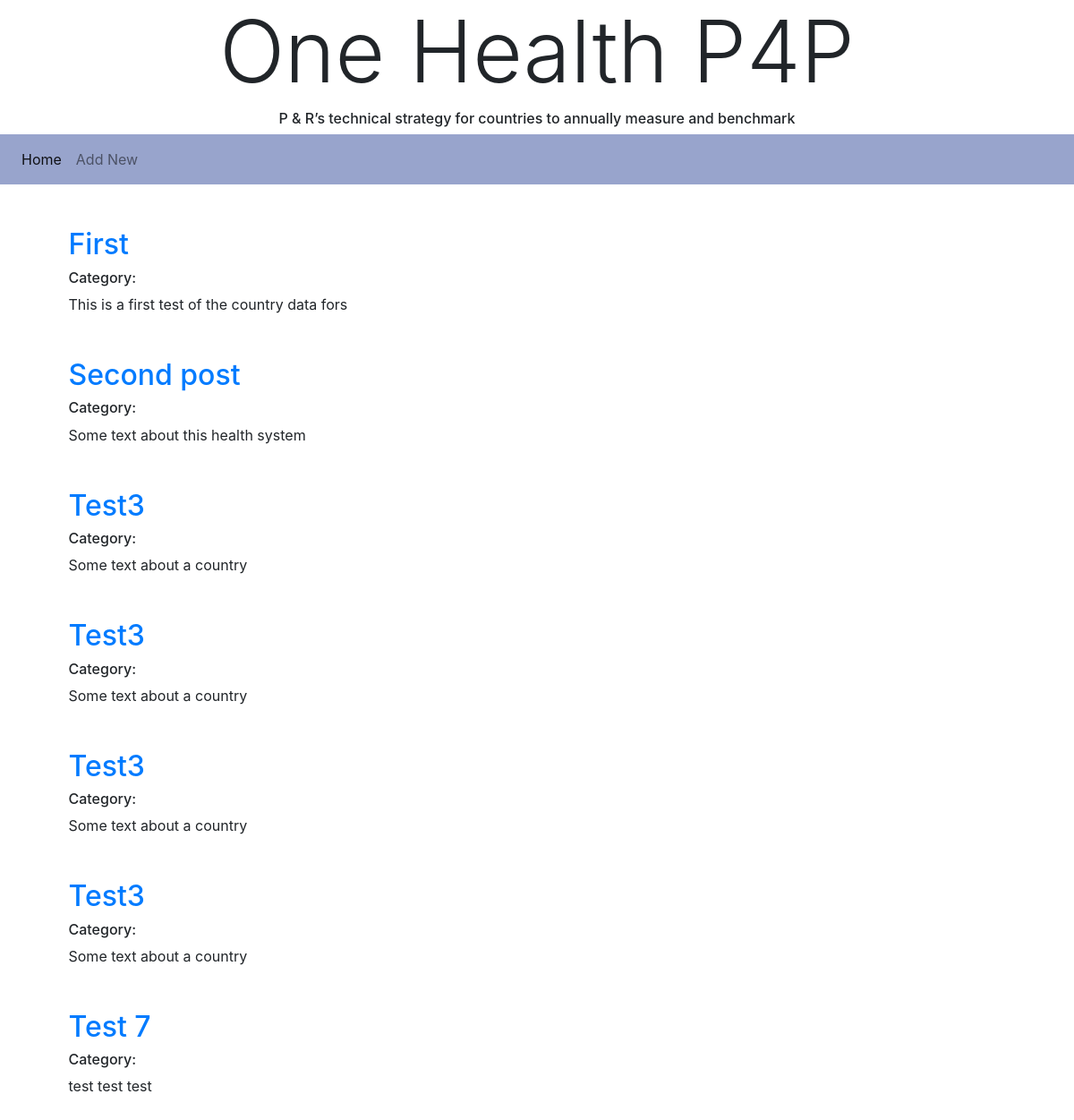
The page / on the database its author committed.
### blog/models.py (models this page shows, shortened)
class Post(models.Model):
    title = models.CharField(max_length=200)
    author = models.ForeignKey(
        'auth.User',
        on_delete=models.CASCADE,
    )
    body = models.TextField()
    country = CountryField(default="USA")
    date = models.DateField(default=datetime.date.today)
    facilitator_name = models.CharField(max_length=50, default="test")
    nohta_name = models.CharField(max_length=50, default="test")
    rohta_name = models.CharField(max_length=50, default="test")
    participant_number = models.IntegerField(default=1)
    sectors = models.CharField(max_length=50, default="test")
    who_jee = models.CharField(max_length=3, choices=yes_or_no, default='test')
    partners = models.CharField(max_length=3, choices=yes_or_no, default='test')
    workshop = models.CharField(max_length=3, choices=yes_or_no, default='test')

### blog/views.py (the view)
# urls.py: path('', views.BlogListView.as_view(), name='home'),
class BlogListView(ListView):
    model = Post
    template_name = 'home.html'

### blog/templates/home.html
{% extends 'base.html' %} {% block content %} {% for post in object_list %}
<div class="container">
    <div class="row">
        <div class="col-8 mb-5">
            <h2 class="mt-0">
                <a href="{% url 'post_detail' post.pk %}">{{ post.title }}</a>
            </h2>
            <h6>Category: {{ post.category }}</h6>
            {{ post.body }}
        </div>
        {% endfor %} {%for post in object_list %}
        <div class="col">
        </div>
    </div>
</div>
{% endfor %} {% endblock content %}

### blog/templates/base.html (shortened to what this page needs)
<!doctype html>
<html lang="en">
<head>
  <link rel="stylesheet" href="https://maxcdn.bootstrapcdn.com/bootstrap/4.0.0/css/bootstrap.min.css"
>
</head>
<header>
  <div class="container">
    <div class="row justify-content-md-center">
      <h1 class="display-1">One Health P4P</h1>
      <h6>P & R’s technical strategy for countries to annually measure and benchmark </h6>
    </div>
  </div>
  <nav class="navbar navbar-expand-lg navbar-light" style="background-color: #98a4cc;" ">
          <div class="collapse navbar-collapse " id="navbarSupportedContent ">
            <ul class="navbar-nav navbar-center mr-auto ">
              <li class="nav-item active ">
                <a class="nav-link " href="{% url 'home' %} ">Home<span class="sr-only ">(current)</span></a>
              </li>
              <li>
                <a class="nav-link" href="{% url 'post_new' %}">Add New</a>
              </li>
            </ul>
          </div>
        </nav>
  </header>
  <body>
    <div class="row ml-5 mt-5 ">
        {% block content %}
        {% endblock content %}
      </div>
  </body>
</html>

### rows shown on the page
Post: title "First", body "This is a first test of the country data fors"
Post: title "Second post", body "Some text about this health system"
Post: title "Test3", body "Some text about a country"
Post: title "Test3", body "Some text about a country"
Post: title "Test3", body "Some text about a country"
Post: title "Test3", body "Some text about a country"
Post: title "Test 7", body "test test test"
